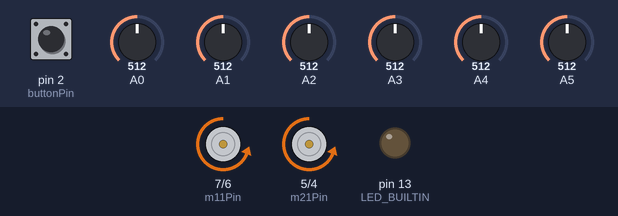
Simulated run of this sketch. Board: Arduino Uno, built with avr-gcc and run on an emulated ATmega328P. On the bench: motor-driver pin pairs drawn as motors (green arrow = first pin HIGH = forward, orange = second pin HIGH = backward, longer = more drive, scaled by the enable pin), output pins drawn as LEDs (lit = HIGH). Inputs (shaded band) come from the test bench; at power-on: A0 = 512, A3 = 512, A1 = 512, A5 = 512, A4 = 512, pin 2 (buttonPin) HIGH, A2 = 512.

Above: at 6.7 s.
6.8 s: A0 set to 716
At 8.6 s:
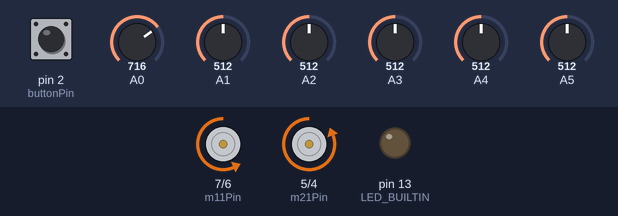
9.8 s: A3 set to 306
12.8 s: A1 set to 698
14.3 s: A1 set to 707
At 14.61 s:
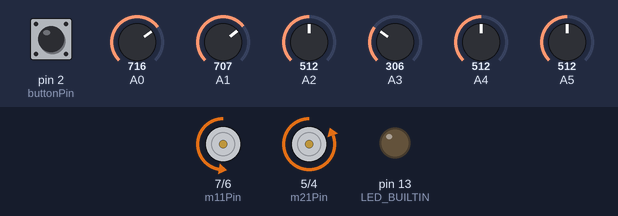
17.3 s: A5 set to 992
At 18.1 s:
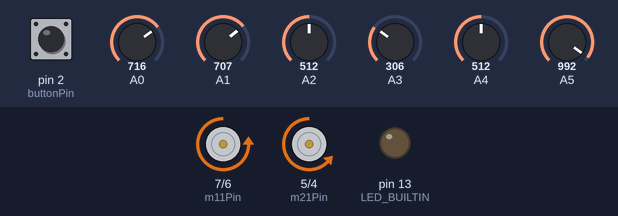
20.3 s: A4 set to 710
Timing chart, 0 to 22.8 s (numbered marks = the images above; inputs shaded):
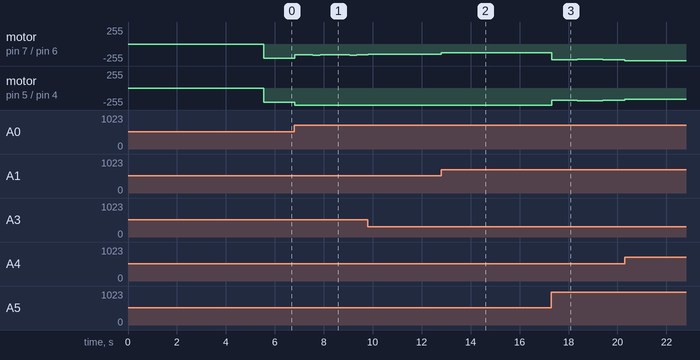

Measured:
- after the input at 6.8 s, motor on pin 7 (m11Pin) / pin 6 (m12Pin): goes backward 164/255 0.75 s, backward 165/255 0.29 s, backward 164/255 1.2 s, backward 165/255 0.29 s, then backward 164/255, starting at once; motor on pin 5 (m21Pin) / pin 4 (m22Pin): backward 210/255 → backward 255/255 at once
- after the input at 14.3 s, motor on pin 7 (m11Pin) / pin 6 (m12Pin): backward 130/255 → backward 128/255 at once, then repeats every 0.85 s: backward 129/255 0.29 s, backward 128/255 0.55 s
- after the input at 17.3 s, motor on pin 5 (m21Pin) / pin 4 (m22Pin): backward 255/255 → backward 187/255 at once, → backward 188/255 1.0 s later, → backward 187/255 1.0 s later

The sketch:

Line_Follower.ino
```cpp
#include <QTRSensors.h>
#include <EEPROM.h>

#define GO_LEFT 1
#define COME_BACK_LEFT 2
#define GO_RIGHT 3
#define COME_BACK_RIGHT 4

const int m11Pin = 7;
const int m12Pin = 6;
const int m21Pin = 5;
const int m22Pin = 4;
const int m1Enable = 11;
const int m2Enable = 10;

const int buttonPin = 2;

int m1Speed = 0;
int m2Speed = 0;

// PID kp ki kd
float kp = 0.295;
float ki = 0.000001;
float kd = 2.6;

int p = 0;
int i = 0;
int d = 0;

int error = 0;
int lastError = 0;

const int maxSpeed = 255;
const int minSpeed = -100;
const int baseSpeed = 210;

const int calibrateWindow = 5000;
const int calibrationAddress = 0;

QTRSensors qtr;

const int sensorCount = 6;
int sensorValues[sensorCount];

void setup() {
  Serial.begin(9600);

  // pinMode setup
  pinMode(m11Pin, OUTPUT);
  pinMode(m12Pin, OUTPUT);
  pinMode(m21Pin, OUTPUT);
  pinMode(m22Pin, OUTPUT);
  pinMode(m1Enable, OUTPUT);
  pinMode(m2Enable, OUTPUT);

  pinMode(LED_BUILTIN, OUTPUT);

  pinMode(buttonPin, INPUT_PULLUP);

  qtr.setTypeAnalog();
  qtr.setSensorPins((const uint8_t[]){ A0, A1, A2, A3, A4, A5 }, sensorCount);

  setMotorSpeed(0, 0);

  bool hasBeenCalibrated = false;

  // the user has 5 seconds to press the calibrate button
  while (millis() < calibrateWindow) {
    if (buttonPressed()) {
      calibrateQTR();
      hasBeenCalibrated = true;
      break;
    }
  }

  if (!hasBeenCalibrated) {
    getCalibrateFromEEPROM();
  }

  setMotorSpeed(0, 0);
  delay(500);
}

// function that gets the calibration configuration from EEPROM
void getCalibrateFromEEPROM() {
  int address = calibrationAddress;

  qtr.calibrate();

  EEPROM.get(address, qtr.calibrationOn.initialized);
  address += sizeof(qtr.calibrationOn.initialized);

  for (int i = 0; i < sensorCount; i++) {
    EEPROM.get(address, qtr.calibrationOn.minimum[i]);
    address += sizeof(qtr.calibrationOn.minimum[i]);

    EEPROM.get(address, qtr.calibrationOn.maximum[i]);
    address += sizeof(qtr.calibrationOn.maximum[i]);
  }

  qtr.calibrate();
}

// function that saves the calibration configuration to EEPROM
void saveCalibrateToEEPROM() {
  int address = calibrationAddress;

  EEPROM.put(address, qtr.calibrationOn.initialized);
  address += sizeof(qtr.calibrationOn.initialized);

  for (int i = 0; i < sensorCount; i++) {
    EEPROM.put(address, qtr.calibrationOn.minimum[i]);
    address += sizeof(qtr.calibrationOn.minimum[i]);

    EEPROM.put(address, qtr.calibrationOn.maximum[i]);
    address += sizeof(qtr.calibrationOn.maximum[i]);
  }
}

// function that checks if the button was pressed using debounce
bool buttonPressed() {
  static const int debounceDelay = 50;
  static int lastDebounceTime = 0;
  static int lastReading = HIGH;
  static int buttonState = HIGH;
  int reading = digitalRead(buttonPin);

  if (reading != lastReading) {
    lastDebounceTime = millis();
  }
  lastReading = reading;

  if ((millis() - lastDebounceTime) > debounceDelay) {
    if (reading != buttonState) {
      buttonState = reading;

      if (buttonState == HIGH) {
        return true;
      }
    }
  }

  return false;
}

// function that calibrates the QTR sensor
void calibrateQTR() {
  static const int totalCycles = 4;
  static const int blackValueLimit = 700;
  int calibrationSpeedLeft = -190;
  int calibrationSpeedRight = 190;
  int currentState = 1;
  int cycles = 0;

  digitalWrite(LED_BUILTIN, HIGH);  // turn on Arduino's LED to indicate we are in calibration mode

  while (cycles < totalCycles) {
    qtr.calibrate();
    qtr.read(sensorValues);

    bool isBlack = false;
    for (int j = 0; j < sensorCount; j++) {
      // Serial.print(sensorValues[j]);
      // Serial.print(" ");
      if (sensorValues[j] > blackValueLimit) {
        isBlack = true;
      }
    }
    // Serial.println();

    switch (currentState) {
      case GO_LEFT:
        setMotorSpeed(calibrationSpeedLeft, calibrationSpeedRight);
        if (!isBlack) {
          currentState = COME_BACK_LEFT;
        }
        break;

      case COME_BACK_LEFT:
        setMotorSpeed(-calibrationSpeedLeft, -calibrationSpeedRight);
        if (isBlack) {
          currentState = GO_RIGHT;
        }
        break;

      case GO_RIGHT:
        setMotorSpeed(-calibrationSpeedLeft, -calibrationSpeedRight);
        if (!isBlack) {
          currentState = COME_BACK_RIGHT;
        }
        break;

      case COME_BACK_RIGHT:
        setMotorSpeed(calibrationSpeedLeft, calibrationSpeedRight);
        if (isBlack) {
          currentState = GO_LEFT;
          cycles++;
        }
        break;
    }
  }

  qtr.calibrate();
  qtr.read(sensorValues);

  saveCalibrateToEEPROM();

  digitalWrite(LED_BUILTIN, LOW);
}

void loop() {
  computePID();
  computeMotorSpeed();
}

// function that computes the p, i and d
void computePID() {
  const static int midPosition = 2500;
  int position = qtr.readLineBlack(sensorValues);
  int error = position - midPosition;  // [0,5000] -> 2500 is the middle

  p = error;
  i = i + error;
  d = error - lastError;
  lastError = error;
}

// function that computes the m1 and m2 speed and sets the motors
void computeMotorSpeed() {
  int motorSpeed = kp * p + ki * i + kd * d;

  m1Speed = baseSpeed;
  m2Speed = baseSpeed;

  m1Speed += motorSpeed;
  m2Speed -= motorSpeed;

  m1Speed = constrain(m1Speed, minSpeed, maxSpeed);
  m2Speed = constrain(m2Speed, minSpeed, maxSpeed);

  setMotorSpeed(m1Speed, m2Speed);
}

// each arguments takes values between -255 and 255. The negative values represent the motor speed in reverse.
void setMotorSpeed(int motor1Speed, int motor2Speed) {
  // remove comment if any of the motors are going in reverse
  motor1Speed = -motor1Speed;
  motor2Speed = -motor2Speed;
  if (motor1Speed == 0) {
    digitalWrite(m11Pin, LOW);
    digitalWrite(m12Pin, LOW);
    analogWrite(m1Enable, motor1Speed);
  } else {
    if (motor1Speed > 0) {
      digitalWrite(m11Pin, HIGH);
      digitalWrite(m12Pin, LOW);
      analogWrite(m1Enable, motor1Speed);
    }
    if (motor1Speed < 0) {
      digitalWrite(m11Pin, LOW);
      digitalWrite(m12Pin, HIGH);
      analogWrite(m1Enable, -motor1Speed);
    }
  }
  if (motor2Speed == 0) {
    digitalWrite(m21Pin, LOW);
    digitalWrite(m22Pin, LOW);
    analogWrite(m2Enable, motor2Speed);
  } else {
    if (motor2Speed > 0) {
      digitalWrite(m21Pin, HIGH);
      digitalWrite(m22Pin, LOW);
      analogWrite(m2Enable, motor2Speed);
    }
    if (motor2Speed < 0) {
      digitalWrite(m21Pin, LOW);
      digitalWrite(m22Pin, HIGH);
      analogWrite(m2Enable, -motor2Speed);
    }
  }
}
```
